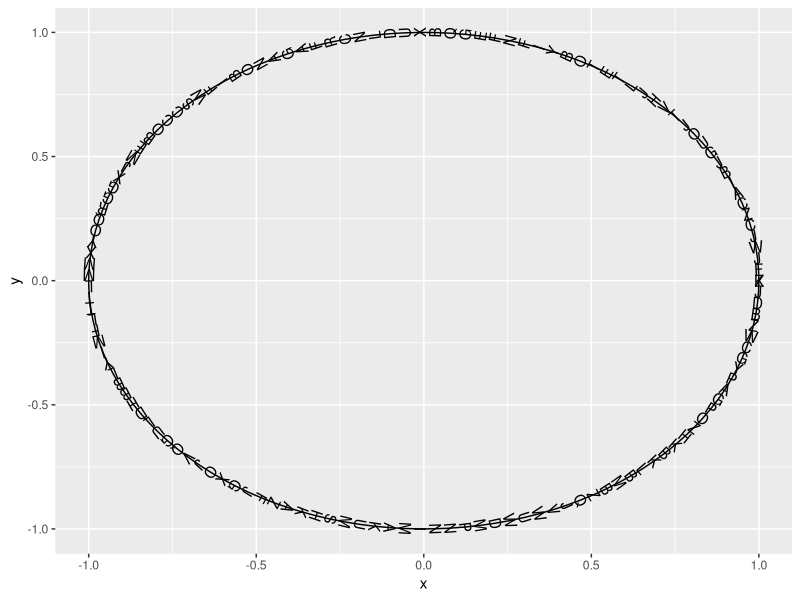

The R source for this figure: (Note: this script raises an error after producing the figure.)
library(ggforce)
library(tidyverse)

n <- 140
angle <- seq(0,2*pi,length.out = n)
dat <- tibble(x=cos(angle),y=sin(angle),angle,txt=sample(LETTERS,n,replace = TRUE))

ggplot(dat,aes(x,y))+geom_path()+geom_text(aes(label=txt,angle=I(angle*180/pi)))

# arctext
center <- c(0,0)
radius <- 0.1
x <- "Chicago"
xvec <- strsplit(x, "")[[1]]
lenx <- length(xvec)
xwidths <- 0.1 * strwidth(xvec)
charangles <- xwidths/radius
changrang <- range(charangles)
charangles[charangles < changrang[2]/2] <- changrang[2]/2
start <- pi/2 + sum(charangles)/2
charstart <- c(start, start - cumsum(charangles)[-lenx])
charpos <- charstart - charangles/2

xylim <- c(0,10,0,10)
plotdim <- c(8,6)
ymult <- (xylim[4] - xylim[3])/(xylim[2] - xylim[1]) * plotdim[1]/plotdim[2]
res <- tibble()
for (xchar in 1:lenx) {
  srt <- 180 * charpos[xchar]/pi - 90
  x <- center[1] + radius * cos(charpos[xchar])
  y <- center[2] + radius * sin(charpos[xchar]) * ymult
  t <- xvec[xchar]
  res <- bind_rows(res,tibble(x,y,t,srt))
}
ggplot(res,aes(x,y))+geom_text(aes(label=t,angle=I(srt)))+coord_fixed()
